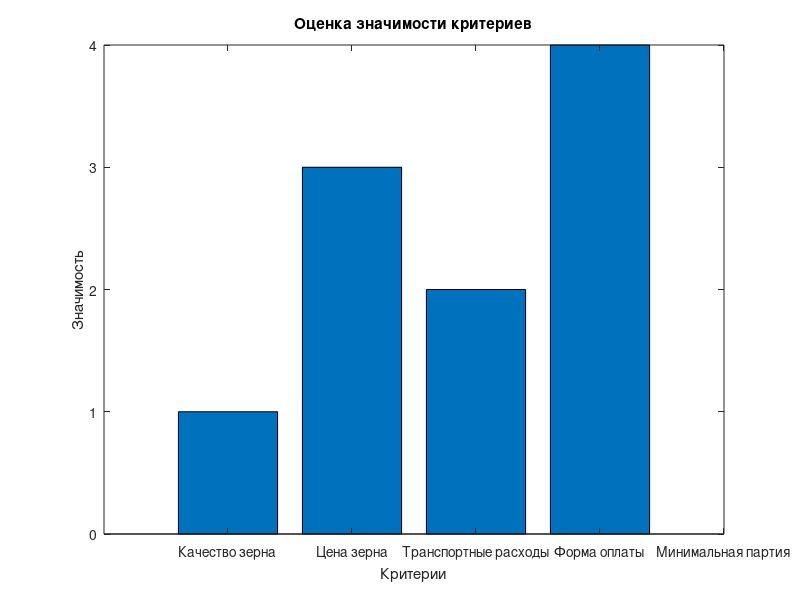

The MATLAB script that drew this image:
% Определение матрицы коэффициентов весомости
coefficients = [
    0.4  0.2  0.35 0.2;
    0.2  0.4  0.20 0.5;
    0.15 0.3  0.25 0.2;
    0.25 0.1  0.20 0.1
];

% Преобразование коэффициентов в ранги
[~, ranks] = sort(coefficients, 'descend');
ranks = reshape(ranks, size(coefficients));

% Вычисление коэффициента конкордации
m = size(coefficients, 1); % количество параметров
n = size(coefficients, 2); % количество экспертов

S = sum((sum(ranks) - n*(m+1)/2).^2);
W = 12*S / (n^2*(m^3-m));

% Вычисление критерия
chi_square = n*(m-1)*W;
df = m - 1;
p_value = 1 - chi2cdf(chi_square, df);

% Вычисление средних рангов и общего ранжирования
mean_ranks = mean(ranks, 2);
[~, final_ranks] = sort(mean_ranks);

% Вывод результатов
disp('Ранги параметров:');
disp(ranks);

disp(['Коэффициент конкордации: ', num2str(W)]);

figure;
bar(final_ranks);
title('Оценка значимости критериев');
xlabel('Критерии');
ylabel('Значимость');
xticks(1:6);
xticklabels({'Качество зерна', 'Цена зерна', 'Транспортные расходы', ...
           'Форма оплаты', 'Минимальная партия', 'Надежность поставки'})



disp('Ранжирование параметров:');
for i = 1:n
    disp(['Параметр ', num2str(final_ranks(i)), ' (среднее ', num2str(mean_ranks(final_ranks(i))), ')']);
end